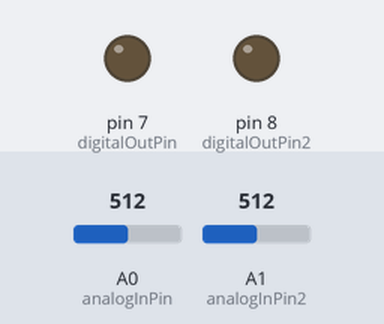
A sketch run on a simulated Arduino Uno, built with avr-gcc and run on an emulated ATmega328P. Parts: output pins drawn as LEDs (lit = HIGH). Dashed ring = blinking. The test bench sets the inputs (shaded band); at power-on: A0 (analogInPin) = 512, A1 (analogInPin2) = 512.

Above: at 1.2 s.
1.3 s: A0 (analogInPin) set to 0
At 1.7 s:
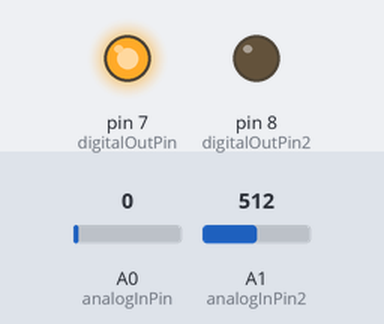
4.3 s: A1 (analogInPin2) set to 0
At 5.3 s:
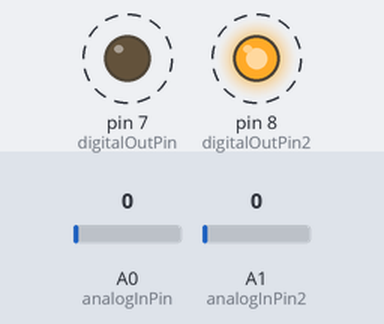
7.3 s: A1 (analogInPin2) set to 122
At 7.7 s:
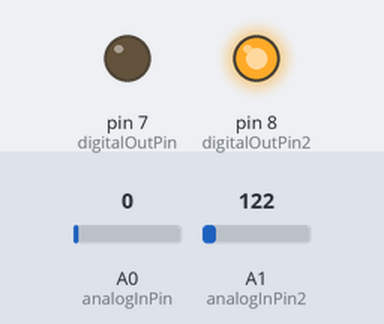
10.3 s: A0 (analogInPin) set to 122
At 10.9 s:
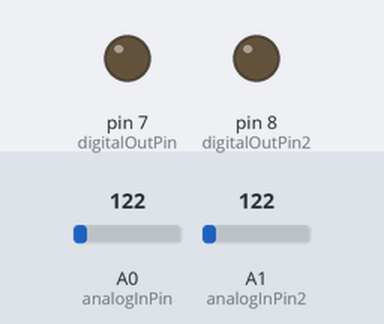
Timing chart, 0 to 12.8 s (numbered marks = the images above; inputs shaded):
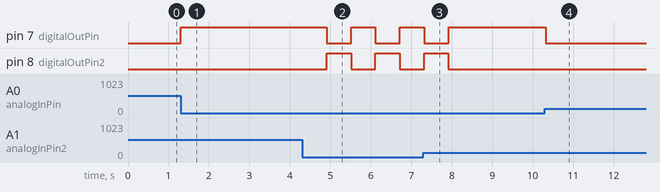

Measured:
- after the input at 1.3 s, pin 7 (digitalOutPin): LOW → HIGH at once
- after the input at 4.3 s, pin 7 (digitalOutPin), pin 8 (digitalOutPin2): alternates HIGH for 0.60 s and LOW for 0.60 s, starting after 0.61 s
- after the input at 7.3 s, pin 7 (digitalOutPin): goes on until 7.9 s, then stays HIGH; pin 8 (digitalOutPin2): goes on until 7.9 s, then stays LOW
- after the input at 10.3 s, pin 7 (digitalOutPin): HIGH → LOW at once

The sketch:

Arduino_Level_Shifter.ino
```cpp
//arduino act as voltage level shifter from 3V on input to 5V on output

const int analogInPin = A0;
const int analogInPin2 = A1;
const int digitalOutPin = 7;
const int digitalOutPin2 = 8;
int sensorValue = 0;
int sensorValue2 = 0;

void setup() {
   pinMode(digitalOutPin, OUTPUT);
   pinMode(digitalOutPin2, OUTPUT);
  Serial.begin(115200);
}

void loop() {
  sensorValue = analogRead(analogInPin);
  sensorValue2 = analogRead(analogInPin2);

  if(sensorValue == 0)
  {
    digitalWrite(digitalOutPin, HIGH);
    delay(600);
    digitalWrite(digitalOutPin, LOW);
  }
  if(sensorValue2 == 0)
  {
    digitalWrite(digitalOutPin2, HIGH);
    delay(600);
    digitalWrite(digitalOutPin2, LOW);
  }
  delay(2);
}
```
